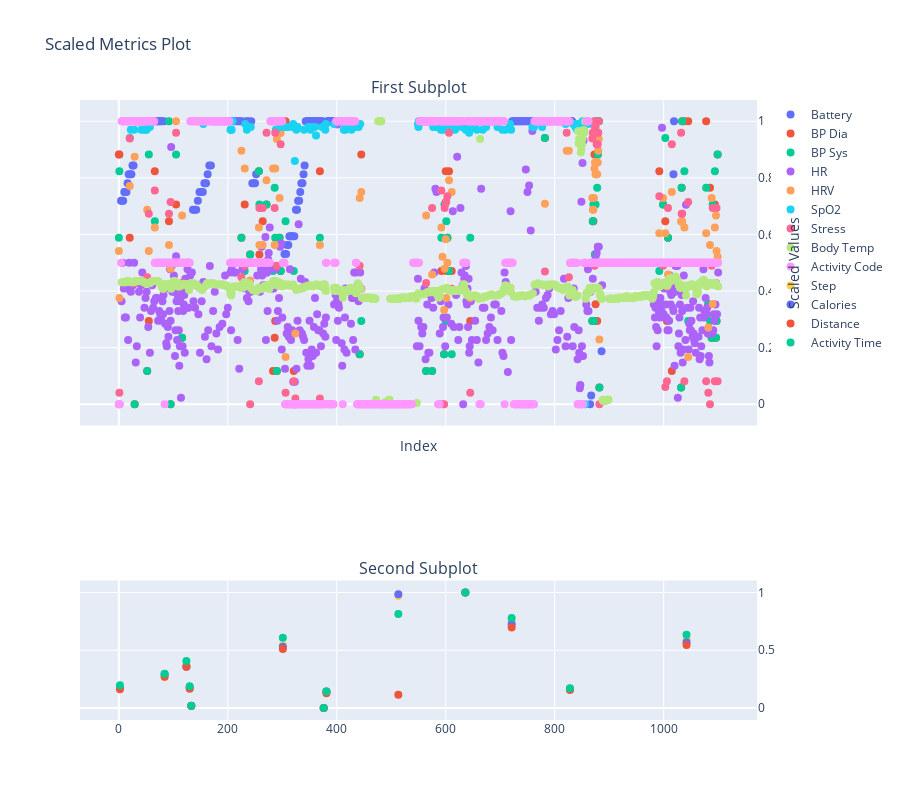

Write notebook code for a chart like this one.
### Code cell
import pandas as pd
import plotly.graph_objects as go
from plotly.subplots import make_subplots

# Read CSV file into a DataFrame
filedir = "/home/ihsannh17/Downloads/RMP/github-repos/etc/TTL-Recap-230104-5.csv"
df = pd.read_csv(filedir)

# Select numeric columns for scaling
numeric_cols = df.select_dtypes(include='number').columns

# Filter out non-numeric columns
numeric_df = df[numeric_cols]

# Scale the numeric data
scaled_df = (numeric_df - numeric_df.min()) / (numeric_df.max() - numeric_df.min())

# Create subplots with different heights for the two plots
fig = make_subplots(rows=2, cols=1, shared_xaxes=True, subplot_titles=('First Subplot', 'Second Subplot'), row_heights=[0.7, 0.3])

# Plot scaled values for the first set of parameters
for col in ['Battery', 'BP Dia', 'BP Sys', 'HR', 'HRV', 'SpO2', 'Stress', 'Body Temp', 'Activity Code']:
    fig.add_trace(go.Scatter(x=df.index, y=scaled_df[col], mode='markers', name=col, marker=dict(size=8)), row=1, col=1)

# Plot scaled values for the second set of parameters
for col in ['Step', 'Calories', 'Distance', 'Activity Time']:
    fig.add_trace(go.Scatter(x=df.index, y=scaled_df[col], mode='markers', name=col, marker=dict(size=8)), row=2, col=1)

# Update layout and display plots
fig.update_layout(title='Scaled Metrics Plot', xaxis_title='Index', yaxis_title='Scaled Values', height=800)
fig.update_yaxes(overlaying='y', side='right')

fig.show()

### Figure 1 — Plotly figure (JSON) as saved in the notebook; plotly's stock layout.template omitted (floating-point values rounded to 4 significant figures; data arrays with more than 128 entries replaced by an {"elided": "..."} marker saying what was removed)
{"data": [{"marker": {"size": 8}, "mode": "markers", "name": "Battery", "type": "scatter", "x": {"elided": "1101 int values"}, "xaxis": "x", "y": {"elided": "1101 float values"}, "yaxis": "y"}, {"marker": {"size": 8}, "mode": "markers", "name": "BP Dia", "type": "scatter", "x": {"elided": "1101 int values"}, "xaxis": "x", "y": {"elided": "1101 float values"}, "yaxis": "y"}, {"marker": {"size": 8}, "mode": "markers", "name": "BP Sys", "type": "scatter", "x": {"elided": "1101 int values"}, "xaxis": "x", "y": {"elided": "1101 float values"}, "yaxis": "y"}, {"marker": {"size": 8}, "mode": "markers", "name": "HR", "type": "scatter", "x": {"elided": "1101 int values"}, "xaxis": "x", "y": {"elided": "1101 float values"}, "yaxis": "y"}, {"marker": {"size": 8}, "mode": "markers", "name": "HRV", "type": "scatter", "x": {"elided": "1101 int values"}, "xaxis": "x", "y": {"elided": "1101 float values"}, "yaxis": "y"}, {"marker": {"size": 8}, "mode": "markers", "name": "SpO2", "type": "scatter", "x": {"elided": "1101 int values"}, "xaxis": "x", "y": {"elided": "1101 float values"}, "yaxis": "y"}, {"marker": {"size": 8}, "mode": "markers", "name": "Stress", "type": "scatter", "x": {"elided": "1101 int values"}, "xaxis": "x", "y": {"elided": "1101 float values"}, "yaxis": "y"}, {"marker": {"size": 8}, "mode": "markers", "name": "Body Temp", "type": "scatter", "x": {"elided": "1101 int values"}, "xaxis": "x", "y": {"elided": "1101 float values"}, "yaxis": "y"}, {"marker": {"size": 8}, "mode": "markers", "name": "Activity Code", "type": "scatter", "x": {"elided": "1101 int values"}, "xaxis": "x", "y": {"elided": "1101 float values"}, "yaxis": "y"}, {"marker": {"size": 8}, "mode": "markers", "name": "Step", "type": "scatter", "x": {"elided": "1101 int values"}, "xaxis": "x2", "y": {"elided": "1101 float values"}, "yaxis": "y2"}, {"marker": {"size": 8}, "mode": "markers", "name": "Calories", "type": "scatter", "x": {"elided": "1101 int values"}, "xaxis": "x2", "y": {"elided": "1101 float values"}, "yaxis": "y2"}, {"marker": {"size": 8}, "mode": "markers", "name": "Distance", "type": "scatter", "x": {"elided": "1101 int values"}, "xaxis": "x2", "y": {"elided": "1101 float values"}, "yaxis": "y2"}, {"marker": {"size": 8}, "mode": "markers", "name": "Activity Time", "type": "scatter", "x": {"elided": "1101 int values"}, "xaxis": "x2", "y": {"elided": "1101 float values"}, "yaxis": "y2"}], "layout": {"annotations": [{"font": {"size": 16}, "showarrow": false, "text": "First Subplot", "x": 0.5, "xanchor": "center", "xref": "paper", "y": 1.0, "yanchor": "bottom", "yref": "paper"}, {"font": {"size": 16}, "showarrow": false, "text": "Second Subplot", "x": 0.5, "xanchor": "center", "xref": "paper", "y": 0.225, "yanchor": "bottom", "yref": "paper"}], "height": 800, "title": {"text": "Scaled Metrics Plot"}, "xaxis": {"anchor": "y", "domain": [0, 1], "matches": "x2", "showticklabels": false, "title": {"text": "Index"}}, "xaxis2": {"anchor": "y2", "domain": [0, 1]}, "yaxis": {"anchor": "x", "domain": [0.475, 1.0], "overlaying": "y", "side": "right", "title": {"text": "Scaled Values"}}, "yaxis2": {"anchor": "x2", "domain": [0, 0.225], "overlaying": "y", "side": "right"}}}
